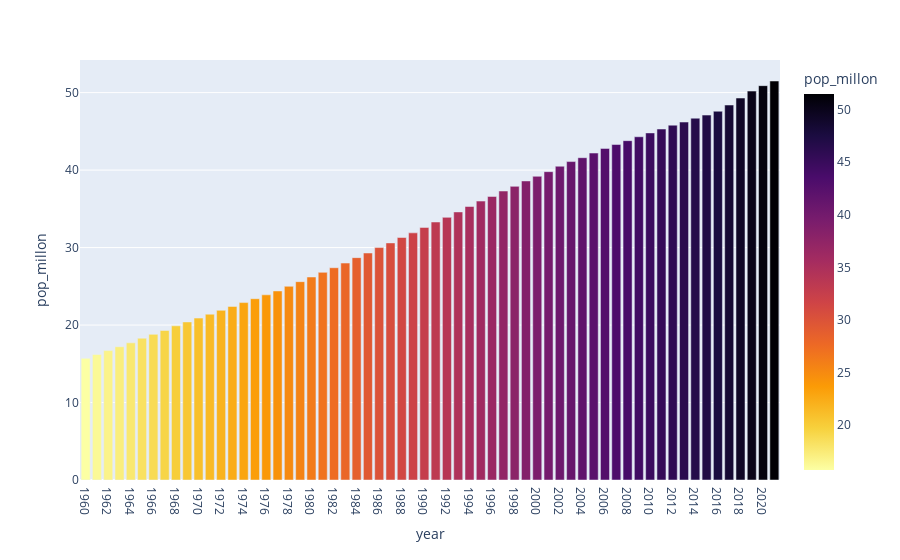

Write notebook code for a chart like this one.
### Code cell
fig = px.bar(df_w_popu[df_w_popu['country_name']=='Colombia'],x='year',y='pop_millon',color ='pop_millon',color_continuous_scale='inferno_r')
fig.show()

### Figure 1 — Plotly figure (JSON) as saved in the notebook; plotly's stock layout.template omitted (floating-point values rounded to 4 significant figures)
{"data": [{"hovertemplate": "year=%{x}<br>pop_millon=%{marker.color}<extra></extra>", "legendgroup": "", "marker": {"color": [15.7, 16.2, 16.7, 17.2, 17.7, 18.3, 18.8, 19.3, 19.9, 20.4, 20.9, 21.4, 21.9, 22.4, 22.9, 23.4, 23.9, 24.4, 25.0, 25.6, 26.2, 26.8, 27.4, 28.0, 28.7, 29.3, 30.0, 30.6, 31.3, 31.9, 32.6, 33.3, 33.9, 34.6, 35.3, 36.0, 36.6, 37.3, 37.9, 38.6, 39.2, 39.8, 40.5, 41.1, 41.6, 42.2, 42.8, 43.3, 43.8, 44.3, 44.8, 45.3, 45.8, 46.2, 46.7, 47.1, 47.6, 48.4, 49.3, 50.2, 50.9, 51.5], "coloraxis": "coloraxis", "pattern": {"shape": ""}}, "name": "", "orientation": "v", "showlegend": false, "textposition": "auto", "type": "bar", "x": ["1960", "1961", "1962", "1963", "1964", "1965", "1966", "1967", "1968", "1969", "1970", "1971", "1972", "1973", "1974", "1975", "1976", "1977", "1978", "1979", "1980", "1981", "1982", "1983", "1984", "1985", "1986", "1987", "1988", "1989", "1990", "1991", "1992", "1993", "1994", "1995", "1996", "1997", "1998", "1999", "2000", "2001", "2002", "2003", "2004", "2005", "2006", "2007", "2008", "2009", "2010", "2011", "2012", "2013", "2014", "2015", "2016", "2017", "2018", "2019", "2020", "2021"], "xaxis": "x", "y": [15.7, 16.2, 16.7, 17.2, 17.7, 18.3, 18.8, 19.3, 19.9, 20.4, 20.9, 21.4, 21.9, 22.4, 22.9, 23.4, 23.9, 24.4, 25.0, 25.6, 26.2, 26.8, 27.4, 28.0, 28.7, 29.3, 30.0, 30.6, 31.3, 31.9, 32.6, 33.3, 33.9, 34.6, 35.3, 36.0, 36.6, 37.3, 37.9, 38.6, 39.2, 39.8, 40.5, 41.1, 41.6, 42.2, 42.8, 43.3, 43.8, 44.3, 44.8, 45.3, 45.8, 46.2, 46.7, 47.1, 47.6, 48.4, 49.3, 50.2, 50.9, 51.5], "yaxis": "y"}], "layout": {"barmode": "relative", "coloraxis": {"colorbar": {"title": {"text": "pop_millon"}}, "colorscale": [[0, "#fcffa4"], [0.1111, "#f7d13d"], [0.2222, "#fb9b06"], [0.3333, "#ed6925"], [0.4444, "#cf4446"], [0.5556, "#a52c60"], [0.6667, "#781c6d"], [0.7778, "#4a0c6b"], [0.8889, "#1b0c41"], [1, "#000004"]]}, "legend": {"tracegroupgap": 0}, "margin": {"t": 60}, "xaxis": {"anchor": "y", "domain": [0, 1], "title": {"text": "year"}}, "yaxis": {"anchor": "x", "domain": [0, 1], "title": {"text": "pop_millon"}}}}
